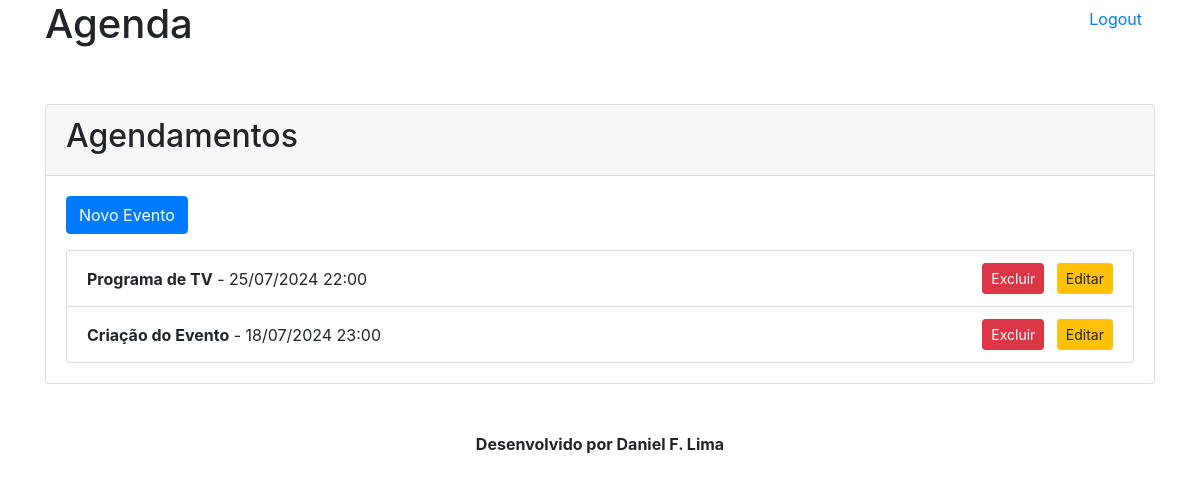
Page /agenda/ (signed in) on the earlier database version.
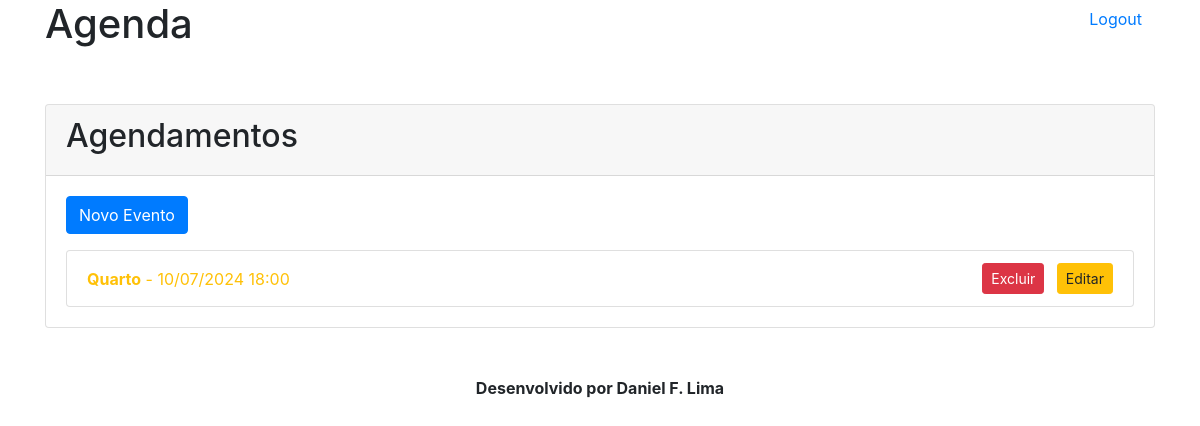
Same page on the later database version.
### core/models.py (models this page shows, shortened)
class Evento (models.Model):
    titulo = models.CharField(max_length=100)
    descrição = models.TextField(blank=True, null=True)
    data_evento = models.DateTimeField(verbose_name='Data do Evento')
    data_criação = models.DateTimeField(auto_now=True)
    usuario = models.ForeignKey(User, on_delete=models.CASCADE)
    local = models.CharField(max_length=255, blank=True, null=True)
    class Meta:
        db_table = 'Evento'
    def get_evento_atrasado(self):
        if self.data_evento < datetime.now():
            return True
        else:
            return False
    def vai_começar_em_breve(self):
        limite_atraso = datetime.now() + timedelta(hours=1)
        if self.data_evento <= limite_atraso:
            return True
        else:
            return False

### core/views.py (the view)
# urls.py: path('agenda/',  views.lista_eventos),
@login_required(login_url='/login/')
def lista_eventos(request):
    usuario= request.user
    data_atual = datetime.now() - timedelta(hours=1)
    evento = Evento.objects.filter(usuario=usuario,
                                   data_evento__gt= data_atual)
    dados = {'eventos': evento}
    return render (request, 'agenda.html', dados)

### templates/agenda.html
{% extends "model-page.html" %}
{% block content %}
    <div class="card">
        <div class="card-header">
            <h2>Agendamentos</h2>
        </div>
        <div class="card-body">
            <a href="evento/" class="btn btn-primary mb-3">Novo Evento</a>
            <ul class="list-group">
                {% for evento in eventos %}
                    <li class="list-group-item">
                        <div class="d-flex justify-content-between align-items-center {% if evento.get_evento_atrasado %} text-danger {% endif %} {% if evento.vai_começar_em_breve %} text-warning {% endif %}">
                            <span><b>{{ evento.titulo }}</b> - {{ evento.data_evento|date:"d/m/Y H:i" }}</span>
                            <span>
                                <a href="evento/delete/{{ evento.id }}" class="btn btn-sm btn-danger ml-2">Excluir</a>
                                <a href="evento/?id={{ evento.id }}" class="btn btn-sm btn-warning ml-2">Editar</a>
                            </span>
                        </div>
                    </li>
                {% endfor %}
            </ul>
        </div>
    </div>
{% endblock %}

### templates/model-page.html (shortened to what this page needs)
<!DOCTYPE html>
<html lang="pt-br">
<head>
    {% include "model-header.html" %}
    <link href="https://stackpath.bootstrapcdn.com/bootstrap/4.5.2/css/bootstrap.min.css" rel="stylesheet">
</head>
<body>
    <div class="container mt-5">
        {% block content %}{% endblock %}
    </div>
    {% include "model-footer.html" %}
</body>
</html>

### templates/model-header.html (shortened to what this page needs)
<!DOCTYPE html>
<html lang="pt-br">
<head>
    <link href="https://stackpath.bootstrapcdn.com/bootstrap/4.5.2/css/bootstrap.min.css" rel="stylesheet">
</head>
<body>
    <div class="container">
        <div class="row">
            <div class="col">
                <h1>Agenda</h1>
            </div>
            <div class="col text-right">
                <a href="/logout" class="btn btn-link">Logout</a>
            </div>
        </div>
    </div>
</body>
</html>

### templates/model-footer.html
<footer class="text-center mt-5">
    <p><b>Desenvolvido por Daniel F. Lima</b></p>
</footer>

Differences in the rows shown:
removed Evento: titulo "Programa de TV", data_evento "25/07/2024 22:00"
removed Evento: titulo "Criação do Evento", data_evento "18/07/2024 23:00"
added Evento: titulo "Quarto", data_evento "10/07/2024 18:00"
